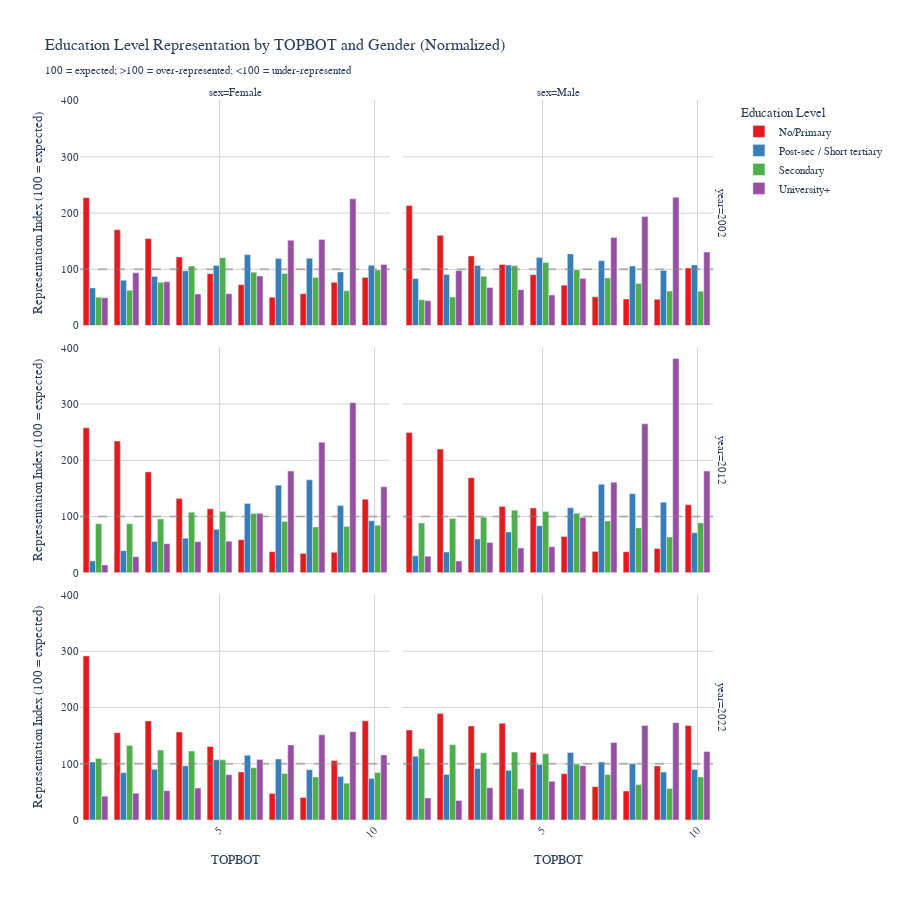

The notebook cell this image was saved under:
### Code cell
# Calculate overall education distribution by year and gender (baseline)
overall_education = df_combined.groupby(['year', 'sex', 'educ_4_label']).size().reset_index(name='total_count')
overall_education['overall_percentage'] = overall_education.groupby(['year', 'sex'])['total_count'].transform(lambda x: x / x.sum() * 100)

# Calculate education distribution for each TOPBOT level by year and gender
topbot_education = df_combined.groupby(['year', 'TOPBOT', 'sex', 'educ_4_label']).size().reset_index(name='count')
topbot_education['percentage'] = topbot_education.groupby(['year', 'TOPBOT', 'sex'])['count'].transform(lambda x: x / x.sum() * 100)

# Merge with overall education distribution
topbot_education = topbot_education.merge(overall_education[['year', 'sex', 'educ_4_label', 'overall_percentage']], 
                                          on=['year', 'sex', 'educ_4_label'])

# Calculate representation index
topbot_education['expected_count'] = (topbot_education['overall_percentage'] / 100) * topbot_education.groupby(['year', 'TOPBOT', 'sex'])['count'].transform('sum')
topbot_education['representation_index'] = (topbot_education['count'] / topbot_education['expected_count']) * 100

# Create visualization with representation index
fig_control_age_gender = px.bar(topbot_education,
                                 x='TOPBOT',
                                 y='representation_index',
                                 color='educ_4_label',
                                 facet_col='sex',
                                 facet_row='year',
                                 title='Education Level Representation by TOPBOT and Gender (Normalized)<br><sub>100 = expected; >100 = over-represented; <100 = under-represented</sub>',
                                 labels={'representation_index': 'Representation Index (100 = expected)',
                                         'TOPBOT': 'TOPBOT',
                                         'educ_4_label': 'Education Level'},
                                 color_discrete_sequence=px.colors.qualitative.Set1,
                                 height=900)

fig_control_age_gender.update_layout(
    font=dict(size=11, family='Arial'),
    title_font_size=16,
    plot_bgcolor='white',
    paper_bgcolor='white',
    legend_title_text='Education Level',
    barmode='group'
)

fig_control_age_gender.update_xaxes(showgrid=True, gridwidth=1, gridcolor='lightgray', tickangle=-45)
fig_control_age_gender.update_yaxes(showgrid=True, gridwidth=1, gridcolor='lightgray')

# Add horizontal line at 100 (expected representation)
fig_control_age_gender.add_hline(y=100, line_dash="dash", line_color="gray", opacity=0.5)

fig_control_age_gender.show()

### Figure 1 — Plotly figure (JSON) as saved in the notebook; plotly's stock layout.template omitted (floating-point values rounded to 4 significant figures)
{"data": [{"hovertemplate": "Education Level=No/Primary<br>year=2002<br>sex=Female<br>TOPBOT=%{x}<br>Representation Index (100 = expected)=%{y}<extra></extra>", "legendgroup": "No/Primary", "marker": {"color": "rgb(228,26,28)", "pattern": {"shape": ""}}, "name": "No/Primary", "orientation": "v", "showlegend": true, "textposition": "auto", "type": "bar", "x": [1.0, 2.0, 3.0, 4.0, 5.0, 6.0, 7.0, 8.0, 9.0, 10.0], "xaxis": "x5", "y": [227.4, 170.3, 154.6, 121.9, 92.36, 72.55, 50.55, 56.73, 76.84, 85.7], "yaxis": "y5"}, {"hovertemplate": "Education Level=No/Primary<br>year=2002<br>sex=Male<br>TOPBOT=%{x}<br>Representation Index (100 = expected)=%{y}<extra></extra>", "legendgroup": "No/Primary", "marker": {"color": "rgb(228,26,28)", "pattern": {"shape": ""}}, "name": "No/Primary", "orientation": "v", "showlegend": false, "textposition": "auto", "type": "bar", "x": [1.0, 2.0, 3.0, 4.0, 5.0, 6.0, 7.0, 8.0, 9.0, 10.0], "xaxis": "x6", "y": [213.5, 160.4, 123.9, 108.6, 90.52, 71.92, 51.13, 47.24, 46.88, 102.4], "yaxis": "y6"}, {"hovertemplate": "Education Level=No/Primary<br>year=2012<br>sex=Female<br>TOPBOT=%{x}<br>Representation Index (100 = expected)=%{y}<extra></extra>", "legendgroup": "No/Primary", "marker": {"color": "rgb(228,26,28)", "pattern": {"shape": ""}}, "name": "No/Primary", "orientation": "v", "showlegend": false, "textposition": "auto", "type": "bar", "x": [1.0, 2.0, 3.0, 4.0, 5.0, 6.0, 7.0, 8.0, 9.0, 10.0], "xaxis": "x3", "y": [257.6, 234.2, 179.4, 131.9, 113.7, 58.8, 37.57, 34.48, 36.39, 130.9], "yaxis": "y3"}, {"hovertemplate": "Education Level=No/Primary<br>year=2012<br>sex=Male<br>TOPBOT=%{x}<br>Representation Index (100 = expected)=%{y}<extra></extra>", "legendgroup": "No/Primary", "marker": {"color": "rgb(228,26,28)", "pattern": {"shape": ""}}, "name": "No/Primary", "orientation": "v", "showlegend": false, "textposition": "auto", "type": "bar", "x": [1.0, 2.0, 3.0, 4.0, 5.0, 6.0, 7.0, 8.0, 9.0, 10.0], "xaxis": "x4", "y": [249.3, 219.9, 169.0, 117.9, 115.2, 64.59, 37.99, 37.52, 43.04, 121.1], "yaxis": "y4"}, {"hovertemplate": "Education Level=No/Primary<br>year=2022<br>sex=Female<br>TOPBOT=%{x}<br>Representation Index (100 = expected)=%{y}<extra></extra>", "legendgroup": "No/Primary", "marker": {"color": "rgb(228,26,28)", "pattern": {"shape": ""}}, "name": "No/Primary", "orientation": "v", "showlegend": false, "textposition": "auto", "type": "bar", "x": [1.0, 2.0, 3.0, 4.0, 5.0, 6.0, 7.0, 8.0, 9.0, 10.0], "xaxis": "x", "y": [291.7, 155.2, 176.1, 156.3, 130.6, 85.41, 47.18, 39.98, 105.6, 176.2], "yaxis": "y"}, {"hovertemplate": "Education Level=No/Primary<br>year=2022<br>sex=Male<br>TOPBOT=%{x}<br>Representation Index (100 = expected)=%{y}<extra></extra>", "legendgroup": "No/Primary", "marker": {"color": "rgb(228,26,28)", "pattern": {"shape": ""}}, "name": "No/Primary", "orientation": "v", "showlegend": false, "textposition": "auto", "type": "bar", "x": [1.0, 2.0, 3.0, 4.0, 5.0, 6.0, 7.0, 8.0, 9.0, 10.0], "xaxis": "x2", "y": [160.0, 189.2, 167.3, 171.9, 120.6, 82.38, 59.22, 51.56, 96.16, 168.0], "yaxis": "y2"}, {"hovertemplate": "Education Level=Post-sec / Short tertiary<br>year=2002<br>sex=Female<br>TOPBOT=%{x}<br>Representation Index (100 = expected)=%{y}<extra></extra>", "legendgroup": "Post-sec / Short tertiary", "marker": {"color": "rgb(55,126,184)", "pattern": {"shape": ""}}, "name": "Post-sec / Short tertiary", "orientation": "v", "showlegend": true, "textposition": "auto", "type": "bar", "x": [1.0, 2.0, 3.0, 4.0, 5.0, 6.0, 7.0, 8.0, 9.0, 10.0], "xaxis": "x5", "y": [67.04, 80.71, 87.38, 97.37, 107.0, 126.1, 119.1, 119.5, 95.49, 107.2], "yaxis": "y5"}, {"hovertemplate": "Education Level=Post-sec / Short tertiary<br>year=2002<br>sex=Male<br>TOPBOT=%{x}<br>Representation Index (100 = expected)=%{y}<extra></extra>", "legendgroup": "Post-sec / Short tertiary", "marker": {"color": "rgb(55,126,184)", "pattern": {"shape": ""}}, "name": "Post-sec / Short tertiary", "orientation": "v", "showlegend": false, "textposition": "auto", "type": "bar", "x": [1.0, 2.0, 3.0, 4.0, 5.0, 6.0, 7.0, 8.0, 9.0, 10.0], "xaxis": "x6", "y": [83.51, 90.66, 107.0, 107.7, 121.1, 127.4, 115.3, 105.9, 98.03, 107.9], "yaxis": "y6"}, {"hovertemplate": "Education Level=Post-sec / Short tertiary<br>year=2012<br>sex=Female<br>TOPBOT=%{x}<br>Representation Index (100 = expected)=%{y}<extra></extra>", "legendgroup": "Post-sec / Short tertiary", "marker": {"color": "rgb(55,126,184)", "pattern": {"shape": ""}}, "name": "Post-sec / Short tertiary", "orientation": "v", "showlegend": false, "textposition": "auto", "type": "bar", "x": [1.0, 2.0, 3.0, 4.0, 5.0, 6.0, 7.0, 8.0, 9.0, 10.0], "xaxis": "x3", "y": [21.18, 39.32, 55.71, 61.56, 77.3, 123.3, 155.8, 165.2, 119.5, 92.37], "yaxis": "y3"}, {"hovertemplate": "Education Level=Post-sec / Short tertiary<br>year=2012<br>sex=Male<br>TOPBOT=%{x}<br>Representation Index (100 = expected)=%{y}<extra></extra>", "legendgroup": "Post-sec / Short tertiary", "marker": {"color": "rgb(55,126,184)", "pattern": {"shape": ""}}, "name": "Post-sec / Short tertiary", "orientation": "v", "showlegend": false, "textposition": "auto", "type": "bar", "x": [1.0, 2.0, 3.0, 4.0, 5.0, 6.0, 7.0, 8.0, 9.0, 10.0], "xaxis": "x4", "y": [30.19, 36.8, 60.19, 72.67, 83.65, 115.4, 157.5, 140.6, 125.4, 71.22], "yaxis": "y4"}, {"hovertemplate": "Education Level=Post-sec / Short tertiary<br>year=2022<br>sex=Female<br>TOPBOT=%{x}<br>Representation Index (100 = expected)=%{y}<extra></extra>", "legendgroup": "Post-sec / Short tertiary", "marker": {"color": "rgb(55,126,184)", "pattern": {"shape": ""}}, "name": "Post-sec / Short tertiary", "orientation": "v", "showlegend": false, "textposition": "auto", "type": "bar", "x": [1.0, 2.0, 3.0, 4.0, 5.0, 6.0, 7.0, 8.0, 9.0, 10.0], "xaxis": "x", "y": [103.1, 84.09, 90.07, 96.29, 106.9, 115.0, 108.4, 89.34, 77.21, 73.67], "yaxis": "y"}, {"hovertemplate": "Education Level=Post-sec / Short tertiary<br>year=2022<br>sex=Male<br>TOPBOT=%{x}<br>Representation Index (100 = expected)=%{y}<extra></extra>", "legendgroup": "Post-sec / Short tertiary", "marker": {"color": "rgb(55,126,184)", "pattern": {"shape": ""}}, "name": "Post-sec / Short tertiary", "orientation": "v", "showlegend": false, "textposition": "auto", "type": "bar", "x": [1.0, 2.0, 3.0, 4.0, 5.0, 6.0, 7.0, 8.0, 9.0, 10.0], "xaxis": "x2", "y": [113.4, 81.03, 91.59, 88.11, 98.7, 120.0, 103.0, 100.0, 85.13, 89.98], "yaxis": "y2"}, {"hovertemplate": "Education Level=Secondary<br>year=2002<br>sex=Female<br>TOPBOT=%{x}<br>Representation Index (100 = expected)=%{y}<extra></extra>", "legendgroup": "Secondary", "marker": {"color": "rgb(77,175,74)", "pattern": {"shape": ""}}, "name": "Secondary", "orientation": "v", "showlegend": true, "textposition": "auto", "type": "bar", "x": [1.0, 2.0, 3.0, 4.0, 5.0, 6.0, 7.0, 8.0, 9.0, 10.0], "xaxis": "x5", "y": [50.48, 62.66, 76.88, 106.0, 120.6, 95.0, 92.66, 85.41, 61.94, 98.73], "yaxis": "y5"}, {"hovertemplate": "Education Level=Secondary<br>year=2002<br>sex=Male<br>TOPBOT=%{x}<br>Representation Index (100 = expected)=%{y}<extra></extra>", "legendgroup": "Secondary", "marker": {"color": "rgb(77,175,74)", "pattern": {"shape": ""}}, "name": "Secondary", "orientation": "v", "showlegend": false, "textposition": "auto", "type": "bar", "x": [1.0, 2.0, 3.0, 4.0, 5.0, 6.0, 7.0, 8.0, 9.0, 10.0], "xaxis": "x6", "y": [45.86, 50.7, 87.84, 106.3, 112.1, 99.25, 84.68, 75.04, 61.43, 60.97], "yaxis": "y6"}, {"hovertemplate": "Education Level=Secondary<br>year=2012<br>sex=Female<br>TOPBOT=%{x}<br>Representation Index (100 = expected)=%{y}<extra></extra>", "legendgroup": "Secondary", "marker": {"color": "rgb(77,175,74)", "pattern": {"shape": ""}}, "name": "Secondary", "orientation": "v", "showlegend": false, "textposition": "auto", "type": "bar", "x": [1.0, 2.0, 3.0, 4.0, 5.0, 6.0, 7.0, 8.0, 9.0, 10.0], "xaxis": "x3", "y": [87.3, 87.17, 95.63, 107.7, 108.8, 105.2, 91.1, 81.55, 82.21, 84.5], "yaxis": "y3"}, {"hovertemplate": "Education Level=Secondary<br>year=2012<br>sex=Male<br>TOPBOT=%{x}<br>Representation Index (100 = expected)=%{y}<extra></extra>", "legendgroup": "Secondary", "marker": {"color": "rgb(77,175,74)", "pattern": {"shape": ""}}, "name": "Secondary", "orientation": "v", "showlegend": false, "textposition": "auto", "type": "bar", "x": [1.0, 2.0, 3.0, 4.0, 5.0, 6.0, 7.0, 8.0, 9.0, 10.0], "xaxis": "x4", "y": [88.54, 96.34, 98.89, 111.4, 108.9, 106.0, 91.98, 79.84, 63.54, 88.71], "yaxis": "y4"}, {"hovertemplate": "Education Level=Secondary<br>year=2022<br>sex=Female<br>TOPBOT=%{x}<br>Representation Index (100 = expected)=%{y}<extra></extra>", "legendgroup": "Secondary", "marker": {"color": "rgb(77,175,74)", "pattern": {"shape": ""}}, "name": "Secondary", "orientation": "v", "showlegend": false, "textposition": "auto", "type": "bar", "x": [1.0, 2.0, 3.0, 4.0, 5.0, 6.0, 7.0, 8.0, 9.0, 10.0], "xaxis": "x", "y": [109.3, 132.3, 124.2, 122.4, 106.9, 92.89, 82.61, 76.44, 65.53, 84.22], "yaxis": "y"}, {"hovertemplate": "Education Level=Secondary<br>year=2022<br>sex=Male<br>TOPBOT=%{x}<br>Representation Index (100 = expected)=%{y}<extra></extra>", "legendgroup": "Secondary", "marker": {"color": "rgb(77,175,74)", "pattern": {"shape": ""}}, "name": "Secondary", "orientation": "v", "showlegend": false, "textposition": "auto", "type": "bar", "x": [1.0, 2.0, 3.0, 4.0, 5.0, 6.0, 7.0, 8.0, 9.0, 10.0], "xaxis": "x2", "y": [126.5, 133.8, 119.4, 120.9, 117.7, 99.54, 80.84, 62.92, 55.99, 76.49], "yaxis": "y2"}, {"hovertemplate": "Education Level=University+<br>year=2002<br>sex=Female<br>TOPBOT=%{x}<br>Representation Index (100 = expected)=%{y}<extra></extra>", "legendgroup": "University+", "marker": {"color": "rgb(152,78,163)", "pattern": {"shape": ""}}, "name": "University+", "orientation": "v", "showlegend": true, "textposition": "auto", "type": "bar", "x": [1.0, 2.0, 3.0, 4.0, 5.0, 6.0, 7.0, 8.0, 9.0, 10.0], "xaxis": "x5", "y": [49.4, 93.83, 77.73, 56.17, 56.54, 88.1, 151.8, 152.9, 225.3, 108.8], "yaxis": "y5"}, {"hovertemplate": "Education Level=University+<br>year=2002<br>sex=Male<br>TOPBOT=%{x}<br>Representation Index (100 = expected)=%{y}<extra></extra>", "legendgroup": "University+", "marker": {"color": "rgb(152,78,163)", "pattern": {"shape": ""}}, "name": "University+", "orientation": "v", "showlegend": false, "textposition": "auto", "type": "bar", "x": [1.0, 2.0, 3.0, 4.0, 5.0, 6.0, 7.0, 8.0, 9.0, 10.0], "xaxis": "x6", "y": [44.23, 97.81, 67.78, 63.89, 54.32, 83.91, 156.8, 194.0, 228.3, 130.7], "yaxis": "y6"}, {"hovertemplate": "Education Level=University+<br>year=2012<br>sex=Female<br>TOPBOT=%{x}<br>Representation Index (100 = expected)=%{y}<extra></extra>", "legendgroup": "University+", "marker": {"color": "rgb(152,78,163)", "pattern": {"shape": ""}}, "name": "University+", "orientation": "v", "showlegend": false, "textposition": "auto", "type": "bar", "x": [1.0, 2.0, 3.0, 4.0, 5.0, 6.0, 7.0, 8.0, 9.0, 10.0], "xaxis": "x3", "y": [13.96, 28.59, 51.61, 55.27, 56.21, 105.6, 181.0, 231.9, 302.5, 152.9], "yaxis": "y3"}, {"hovertemplate": "Education Level=University+<br>year=2012<br>sex=Male<br>TOPBOT=%{x}<br>Representation Index (100 = expected)=%{y}<extra></extra>", "legendgroup": "University+", "marker": {"color": "rgb(152,78,163)", "pattern": {"shape": ""}}, "name": "University+", "orientation": "v", "showlegend": false, "textposition": "auto", "type": "bar", "x": [1.0, 2.0, 3.0, 4.0, 5.0, 6.0, 7.0, 8.0, 9.0, 10.0], "xaxis": "x4", "y": [29.47, 20.89, 53.99, 44.15, 46.16, 98.45, 161.1, 264.8, 381.0, 181.0], "yaxis": "y4"}, {"hovertemplate": "Education Level=University+<br>year=2022<br>sex=Female<br>TOPBOT=%{x}<br>Representation Index (100 = expected)=%{y}<extra></extra>", "legendgroup": "University+", "marker": {"color": "rgb(152,78,163)", "pattern": {"shape": ""}}, "name": "University+", "orientation": "v", "showlegend": false, "textposition": "auto", "type": "bar", "x": [1.0, 2.0, 3.0, 4.0, 5.0, 6.0, 7.0, 8.0, 9.0, 10.0], "xaxis": "x", "y": [42.42, 47.71, 52.17, 56.74, 80.56, 107.5, 133.4, 151.3, 156.9, 115.8], "yaxis": "y"}, {"hovertemplate": "Education Level=University+<br>year=2022<br>sex=Male<br>TOPBOT=%{x}<br>Representation Index (100 = expected)=%{y}<extra></extra>", "legendgroup": "University+", "marker": {"color": "rgb(152,78,163)", "pattern": {"shape": ""}}, "name": "University+", "orientation": "v", "showlegend": false, "textposition": "auto", "type": "bar", "x": [1.0, 2.0, 3.0, 4.0, 5.0, 6.0, 7.0, 8.0, 9.0, 10.0], "xaxis": "x2", "y": [39.26, 34.74, 57.34, 55.45, 68.85, 96.65, 137.8, 167.8, 173.1, 121.9], "yaxis": "y2"}], "layout": {"annotations": [{"showarrow": false, "text": "sex=Female", "x": 0.24, "xanchor": "center", "xref": "paper", "y": 1.0, "yanchor": "bottom", "yref": "paper"}, {"showarrow": false, "text": "sex=Male", "x": 0.74, "xanchor": "center", "xref": "paper", "y": 1.0, "yanchor": "bottom", "yref": "paper"}, {"showarrow": false, "text": "year=2022", "textangle": 90, "x": 0.98, "xanchor": "left", "xref": "paper", "y": 0.1567, "yanchor": "middle", "yref": "paper"}, {"showarrow": false, "text": "year=2012", "textangle": 90, "x": 0.98, "xanchor": "left", "xref": "paper", "y": 0.5, "yanchor": "middle", "yref": "paper"}, {"showarrow": false, "text": "year=2002", "textangle": 90, "x": 0.98, "xanchor": "left", "xref": "paper", "y": 0.8433, "yanchor": "middle", "yref": "paper"}], "barmode": "group", "font": {"family": "Arial", "size": 11}, "height": 900, "legend": {"title": {"text": "Education Level"}, "tracegroupgap": 0}, "paper_bgcolor": "white", "plot_bgcolor": "white", "shapes": [{"line": {"color": "gray", "dash": "dash"}, "opacity": 0.5, "type": "line", "x0": 0, "x1": 1, "xref": "x domain", "y0": 100, "y1": 100, "yref": "y"}, {"line": {"color": "gray", "dash": "dash"}, "opacity": 0.5, "type": "line", "x0": 0, "x1": 1, "xref": "x2 domain", "y0": 100, "y1": 100, "yref": "y2"}, {"line": {"color": "gray", "dash": "dash"}, "opacity": 0.5, "type": "line", "x0": 0, "x1": 1, "xref": "x3 domain", "y0": 100, "y1": 100, "yref": "y3"}, {"line": {"color": "gray", "dash": "dash"}, "opacity": 0.5, "type": "line", "x0": 0, "x1": 1, "xref": "x4 domain", "y0": 100, "y1": 100, "yref": "y4"}, {"line": {"color": "gray", "dash": "dash"}, "opacity": 0.5, "type": "line", "x0": 0, "x1": 1, "xref": "x5 domain", "y0": 100, "y1": 100, "yref": "y5"}, {"line": {"color": "gray", "dash": "dash"}, "opacity": 0.5, "type": "line", "x0": 0, "x1": 1, "xref": "x6 domain", "y0": 100, "y1": 100, "yref": "y6"}], "title": {"font": {"size": 16}, "text": "Education Level Representation by TOPBOT and Gender (Normalized)<br><sub>100 = expected; >100 = over-represented; <100 = under-represented</sub>"}, "xaxis": {"anchor": "y", "domain": [0, 0.48], "gridcolor": "lightgray", "gridwidth": 1, "showgrid": true, "tickangle": -45, "title": {"text": "TOPBOT"}}, "xaxis2": {"anchor": "y2", "domain": [0.5, 0.98], "gridcolor": "lightgray", "gridwidth": 1, "matches": "x", "showgrid": true, "tickangle": -45, "title": {"text": "TOPBOT"}}, "xaxis3": {"anchor": "y3", "domain": [0, 0.48], "gridcolor": "lightgray", "gridwidth": 1, "matches": "x", "showgrid": true, "showticklabels": false, "tickangle": -45}, "xaxis4": {"anchor": "y4", "domain": [0.5, 0.98], "gridcolor": "lightgray", "gridwidth": 1, "matches": "x", "showgrid": true, "showticklabels": false, "tickangle": -45}, "xaxis5": {"anchor": "y5", "domain": [0, 0.48], "gridcolor": "lightgray", "gridwidth": 1, "matches": "x", "showgrid": true, "showticklabels": false, "tickangle": -45}, "xaxis6": {"anchor": "y6", "domain": [0.5, 0.98], "gridcolor": "lightgray", "gridwidth": 1, "matches": "x", "showgrid": true, "showticklabels": false, "tickangle": -45}, "yaxis": {"anchor": "x", "domain": [0, 0.3133], "gridcolor": "lightgray", "gridwidth": 1, "showgrid": true, "title": {"text": "Representation Index (100 = expected)"}}, "yaxis2": {"anchor": "x2", "domain": [0, 0.3133], "gridcolor": "lightgray", "gridwidth": 1, "matches": "y", "showgrid": true, "showticklabels": false}, "yaxis3": {"anchor": "x3", "domain": [0.3433, 0.6567], "gridcolor": "lightgray", "gridwidth": 1, "matches": "y", "showgrid": true, "title": {"text": "Representation Index (100 = expected)"}}, "yaxis4": {"anchor": "x4", "domain": [0.3433, 0.6567], "gridcolor": "lightgray", "gridwidth": 1, "matches": "y", "showgrid": true, "showticklabels": false}, "yaxis5": {"anchor": "x5", "domain": [0.6867, 1.0], "gridcolor": "lightgray", "gridwidth": 1, "matches": "y", "showgrid": true, "title": {"text": "Representation Index (100 = expected)"}}, "yaxis6": {"anchor": "x6", "domain": [0.6867, 1.0], "gridcolor": "lightgray", "gridwidth": 1, "matches": "y", "showgrid": true, "showticklabels": false}}}
